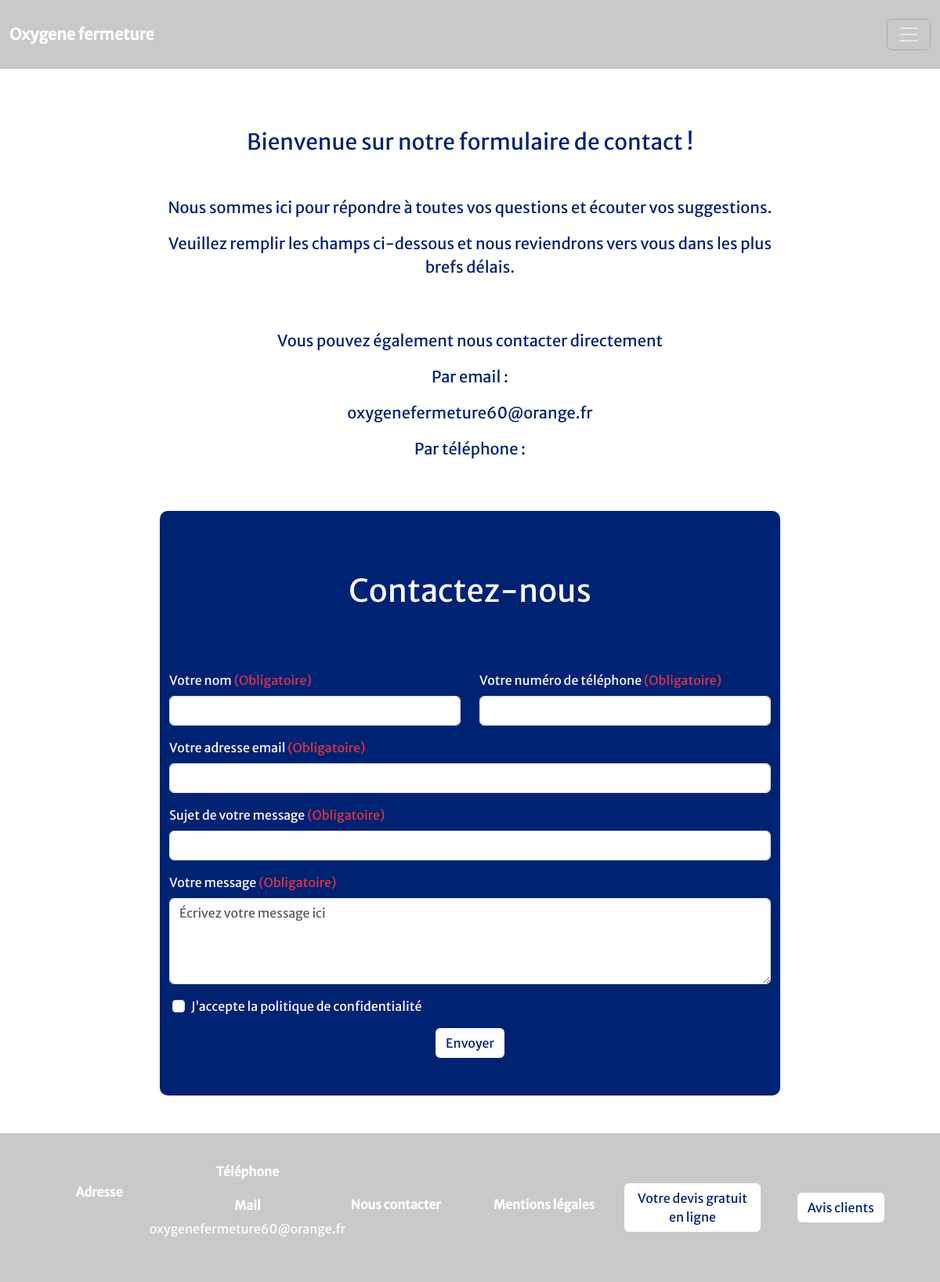
The page /index.php?action=nousContacter on the database as committed earlier.
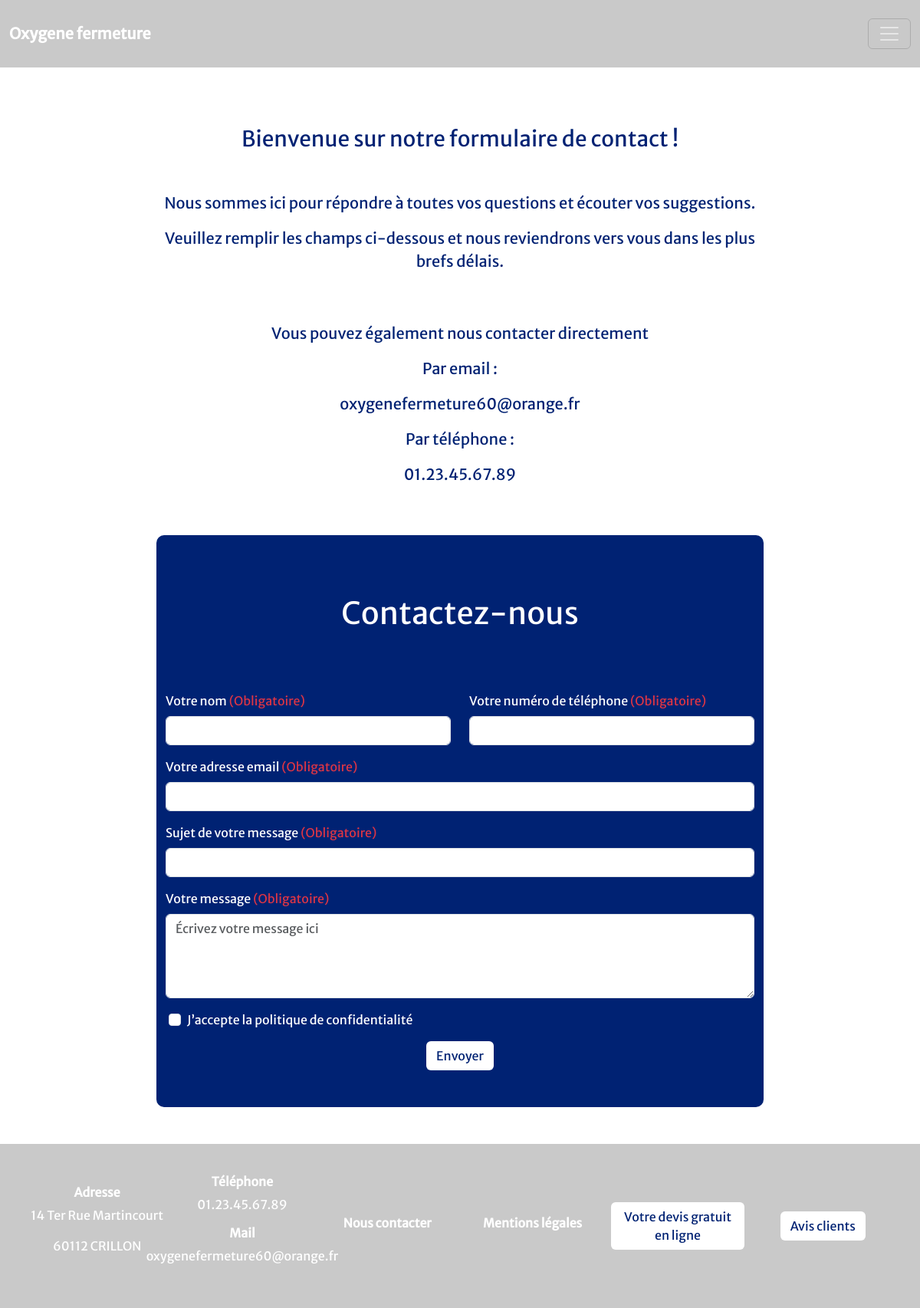
The same page on the database as committed later.
### tables this page shows
CREATE TABLE IF NOT EXISTS `information_entreprise` (
  `identifiantEntreprise` int NOT NULL AUTO_INCREMENT,
  `telephoneEntreprise` varchar(15) NOT NULL,
  `adresseEntreprise` varchar(100) NOT NULL,
  `codePostalEntreprise` varchar(10) NOT NULL,
  `villeEntreprise` varchar(50) NOT NULL,
  PRIMARY KEY (`identifiantEntreprise`)
);

### modeles/modele.inc.php (called while the page is built, shortened)
<?php
    function getConnexion(){
        $dsn ="mysql:host=$host;dbname=$bdd;";
        return new PDO($dsn, $login, $password, array(PDO::ATTR_ERRMODE => PDO::ERRMODE_EXCEPTION));
    }
    function getInformationEntreprise() {
        $connexion = getConnexion();
        $sql = "SELECT * FROM information_entreprise WHERE identifiantEntreprise = 1";
        $requete = $connexion->query($sql);
        return $requete->fetch(PDO::FETCH_ASSOC);
    }

### vues/vueHeader.php (the view, shortened to what the changed rows need)
<!DOCTYPE html>
<html lang="fr">
<head>
    <link href='https://cdn.jsdelivr.net/npm/bootstrap@5.3.2/dist/css/bootstrap.min.css' rel='stylesheet'>
    <link rel="stylesheet" href="https://cdn.jsdelivr.net/npm/bootstrap-icons@1.11.3/font/bootstrap-icons.css">
    <link href="https://cdnjs.cloudflare.com/ajax/libs/lightbox2/2.11.3/css/lightbox.min.css" rel="stylesheet">
    <link rel="stylesheet" href="https://cdn.jsdelivr.net/npm/bootstrap-table@1.22.6/dist/bootstrap-table.min.css">
    <link rel="stylesheet" href="./style/style.css">
</head>
<body>
<?php if ($action === "connexion" || $action === "connexionMAJ") { ?>
    <nav class="navbar navbar-expand-xxl maNav">
        <div class="container-fluid my-3">
          <a class="navbar-brand text-white fw-bold" href="index.php">Oxygene fermeture</a>
            <button class="navbar-toggler" type="button" data-bs-toggle="collapse" data-bs-target="#navbarNavAltMarkup" aria-controls="navbarNavAltMarkup" aria-expanded="false" aria-label="Toggle navigation" data-bs-theme="dark">
                <span class="navbar-toggler-icon"></span>
            </button>
        </div>
    </nav>
<?php } else { ?>
    <nav class="navbar navbar-expand-xxl maNav">
        <div class="container-fluid my-3">
          <a class="navbar-brand text-white fw-bold" href="index.php">Oxygene fermeture</a>
            <button class="navbar-toggler" type="button" data-bs-toggle="collapse" data-bs-target="#navbarNavAltMarkup" aria-controls="navbarNavAltMarkup" aria-expanded="false" aria-label="Toggle navigation" data-bs-theme="dark">
                <span class="navbar-toggler-icon"></span>
            </button>
        </div>
    </nav>
<?php } ?>
    <main class="container-fluid contenu d-flex justify-content-center flex-column align-items-center flex-grow-1">

### vues/vueFooter.php (shortened to what the changed rows need)
</main>
 <?php
if ($action === "connexion" || $action === "connexionMAJ") {
?>
<footer>
</footer>
<?php
} else {
?>
<footer class="monFooter ">
    <div class="p-4">
        <div class="row row-cols-1 row-cols-sm-2 row-cols-md-3 row-cols-lg-3 row-cols-xl-6 g-3">
        <div class="col">
            <h6 class="fs-6 fw-bold">
                Adresse
            </h6>
            <p>
                <span><?= htmlspecialchars($infoEntreprise['adresseEntreprise']); ?></span>
            </p>
            <p>
                <span><?= htmlspecialchars($infoEntreprise['codePostalEntreprise']); ?> <?= htmlspecialchars($infoEntreprise['villeEntreprise']); ?></span>
            </p>
        </div>
        <div class="col">
            <h6 class="fs-6 fw-bold">
                Téléphone
            </h6>
            <p>
                <span><?= htmlspecialchars($infoEntreprise['telephoneEntreprise']); ?></span>
            </p>
            <h6 class="fs-6 fw-bold">
                Mail
            </h6>
            <p>
                <span class="fs-6">oxygenefermeture60@orange.fr</span>
            </p>
        </div>
        <div class="col">
            <h6 class="fs-6 fw-bold">
                <a class="text-decoration-none text-white" href="index.php?action=nousContacter">Nous contacter</a>
            </h6>
        </div>
        <div class="col">
            <h6 class="fs-6 fw-bold">
                <a class="text-decoration-none text-white" href="index.php?action=mentionsLegales">Mentions légales</a>
            </h6>
        </div>
        <div class="col">
            <a href="index.php?action=devis" class="btn bouton" role="button" aria-pressed="true">Votre devis gratuit en ligne</a>
        </div>
        <div class="col">
            <a href="index.php?action=avis" class="btn bouton" role="button" aria-pressed="true">Avis clients</a>
        </div>
        </div>
    </div>
</footer>
<?php
}
?>
</body>
</html>

### vues/vueNousContacter.php (shortened to what the changed rows need)
<div class="container d-flex justify-content-center flex-column align-items-center">
    <div class="text-center mt-5 pt-4">
        <p class="fs-3 texte mb-5">
            Bienvenue sur notre formulaire de contact !
        </p>
        <p class="fs-5 texte">
            Nous sommes ici pour répondre à toutes vos questions et écouter vos suggestions.
        </p>
        <p class="fs-5 texte pb-5">
            Veuillez remplir les champs ci-dessous et nous reviendrons vers vous dans les plus brefs délais.
        </p>
        <p class="fs-5 texte">
            Vous pouvez également nous contacter directement
        </p>
        <p class="fs-5 texte">
            Par email :
        </p>
        <p class="fs-5 texte">
            oxygenefermeture60@orange.fr
        </p>
        <p class="fs-5 texte">
            Par téléphone :
        </p>
        <p class="fs-5 texte">
            <span><?= htmlspecialchars($infoEntreprise['telephoneEntreprise']); ?></span>
        </p>
    </div>
    <div class="divFormulaireContact my-5">
        <form method="POST" action="index.php" class="formulaire my-5" id="contactForm">
            <div class="container">
                <div class="row">
                    <div class="my-4 text-center">
                        <span class="text-white fs-1">
                            Contactez-nous
                        </span>
                    </div>
                    <div class="mb-3 col-xl-6">
                        <label for="nomFormulaireContact" class="form-label text-white">Votre nom <span class="text-danger">(Obligatoire)</span></label>
                        <input type="text" class="form-control" id="nomFormulaireContact" name="nomFormulaireContact" required="required">
                    </div>
                    <div class="mb-3 col-xl-6">
                        <label for="telephoneFormulaireContact" class="form-label text-white">Votre numéro de téléphone <span class="text-danger">(Obligatoire)</span></label>
                        <input type="tel" class="form-control" id="telephoneFormulaireContact" name="telephoneFormulaireContact" required="required">
                    </div>
                </div>
                <div class="row">
                    <div class="mb-3 col-xl-12">
                        <label for="emailFormulaireContact" class="form-label text-white">Votre adresse email <span class="text-danger">(Obligatoire)</span></label>
                        <input type="email" class="form-control" id="emailFormulaireContact" name="emailFormulaireContact" required="required">
                    </div>
                </div>
                <div class="row">
                    <div class="mb-3 col-xl-12">
                        <label for="sujetFormulaireContact" class="form-label text-white">Sujet de votre message <span class="text-danger">(Obligatoire)</span></label>
                        <input type="text" class="form-control" id="sujetFormulaireContact" name="sujetFormulaireContact" required="required">
                    </div>
                </div>
                <div class="row">
                    <div class="mb-3 col-xl-12">
                        <label for="messageFormulaireContact" class="form-label text-white">Votre message <span class="text-danger">(Obligatoire)</span></label>
                        <textarea class="form-control messageFormulaire" id="messageFormulaireContact" name="messageFormulaireContact" rows="4" placeholder="Écrivez votre message ici" required="required" maxlength="500"></textarea>
                    </div>
                </div>
                <div class="row">
                    <div class="mb-3 col-xl-12 form-check mx-3">
                        <input type="checkbox" class="form-check-input" id="exampleCheck1" required="required">
                        <label class="form-check-label text-white" for="exampleCheck1">J’accepte la politique de confidentialité</label>
                    </div>
                </div>
                <div class="row">
                    <div class="col-xl-12 d-flex justify-content-center">
                        <button type="submit" class="btn bouton" name="envoyer" id="boutonSubmitForm">Envoyer</button>
                    </div>
                </div>
            </div>
        </form>
    </div>
</div>

Rows that differ between the two databases and show on the page:
added information_entreprise: telephoneEntreprise "01.23.45.67.89", adresseEntreprise "14 Ter Rue Martincourt", codePostalEntreprise "60112", villeEntreprise "CRILLON"
